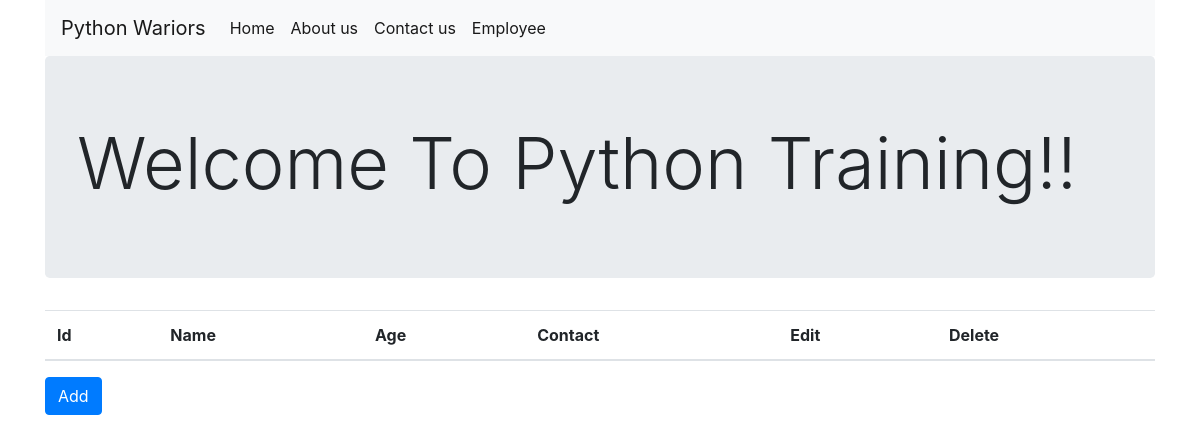
Page /employee/list on the earlier database version.
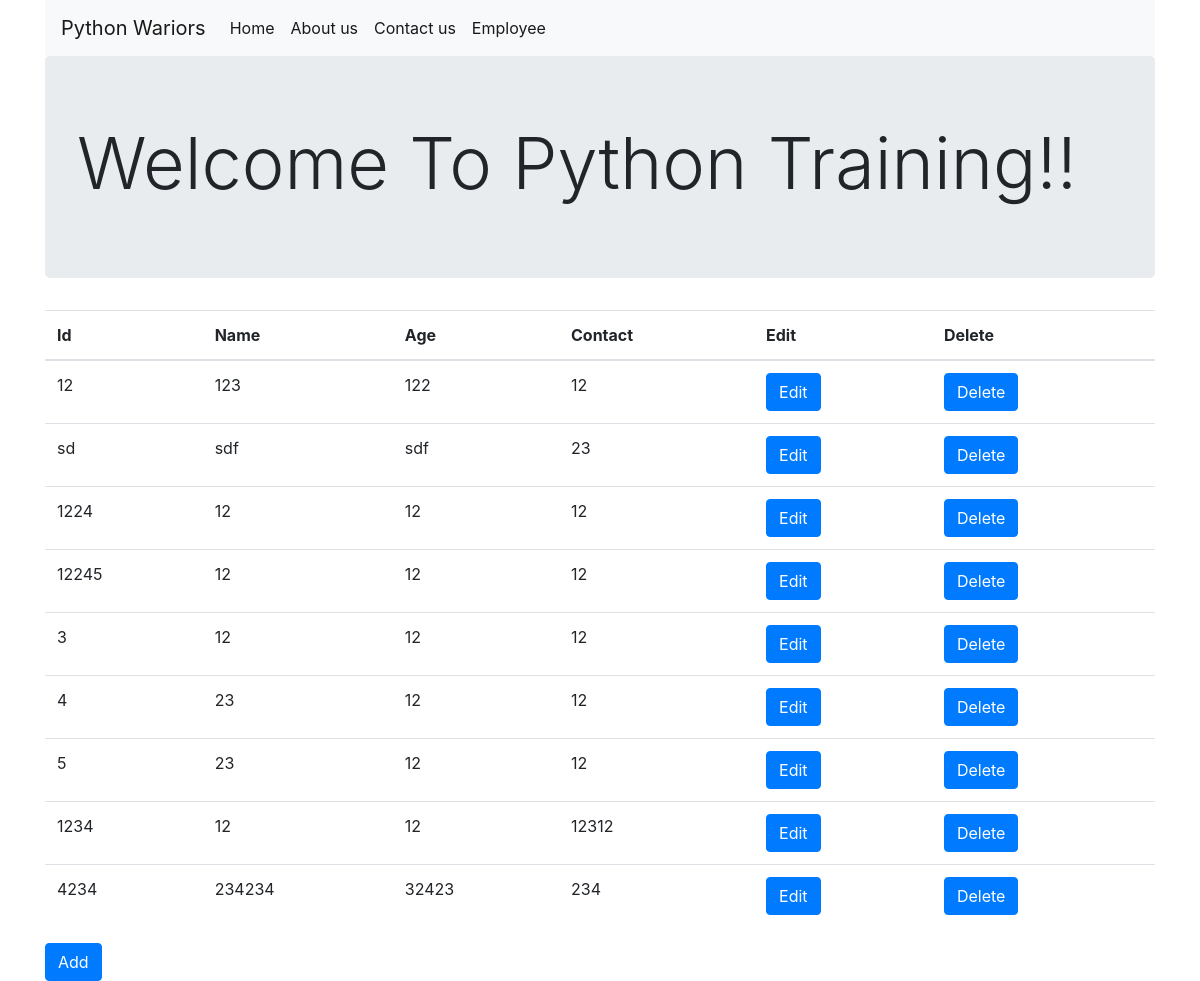
Same page on the later database version.
### template_app/models.py (models this page shows)
class Employee(models.Model):
    employee_id = models.CharField(max_length=50, unique = True)
    first_name = models.CharField(max_length=50)
    last_name = models.CharField(max_length=50)
    age = models.IntegerField()
    contact_number = models.IntegerField()
    class Meta:
        db_table = 'Employee'

### template_app/views.py (the view)
# urls.py: path('employee/list',views.employee_list, name='employeelist'),
def employee_list(request):
    data = {'employees': Employee.objects.all()}
    return render(request, 'template_app/employee-list.html',data)

### first_project/templates/template_app/employee-list.html
{% extends 'template_app/index.html' %}
{% block  body_block%}
<table class="table">
    <thead>
        <tr>
            <th>Id</th>
            <th>Name</th>
            <th>Age</th>
            <th>Contact</th>
            <th>Edit</th>
            <th>Delete</th>
        </tr>
    </thead>
    <tbody>
        {% for employee in employees%}
        <tr>
            <td>{{employee.employee_id}}</td>
            <td>{{employee.first_name}}</td>
            <td>{{employee.last_name}}</td>
            <td>{{employee.age}}</td>
            <td><a name="" id="" class="btn btn-primary" href="/employee/" role="button">Edit</a></td>
            <td><a name="" id="" class="btn btn-primary" href="/employee/" role="button">Delete</a></td>
        </tr>
        {%endfor%}
    </tbody>
</table>
<a name="" id="" class="btn btn-primary" href="/employee/" role="button">Add</a>
{% endblock %}

### first_project/templates/template_app/index.html (shortened to what this page needs)
<!doctype html>
<html lang="en">
  <head>
    <link rel="stylesheet" href="https://stackpath.bootstrapcdn.com/bootstrap/4.3.1/css/bootstrap.min.css">
  </head>
  <body>
    <div class="container">
        <nav class="navbar navbar-expand-sm navbar-light bg-light">
            <a class="navbar-brand" href="#">Python Wariors</a>
            <div class="collapse navbar-collapse" id="collapsibleNavId">
                <ul class="navbar-nav mr-auto mt-2 mt-lg-0">
                    <li class="nav-item active">
                        <a class="nav-link" href="#">Home</span></a>
                    </li>
                    <li class="nav-item active">
                        <a class="nav-link" href="{%url 'aboutus' %}">About us</a>
                    </li>
                    <li class="nav-item active">
                        <a class="nav-link" href="{%url 'contactus' %}">Contact us</a>
                    </li>
                        <li class="nav-item active">
                        <a class="nav-link" href="{%url 'employee' %}">Employee</a>
                    </li>
                </ul>
            </div>
        </nav>
        <div class="jumbotron">
            <h1 class="display-3">Welcome To Python Training!!</h1>
        </div>
        {% block  body_block%}
        {% endblock  %}
    </div>
  </body>
</html>

Differences in the rows shown:
added Employee: employee_id "12", first_name "123", last_name "122", age "12"
added Employee: employee_id "sd", first_name "sdf", last_name "sdf", age "23"
added Employee: employee_id "1224", first_name "12", last_name "12", age "12"
added Employee: employee_id "12245", first_name "12", last_name "12", age "12"
added Employee: employee_id "3", first_name "12", last_name "12", age "12"
added Employee: employee_id "4", first_name "23", last_name "12", age "12"
added Employee: employee_id "5", first_name "23", last_name "12", age "12"
added Employee: employee_id "1234", first_name "12", last_name "12", age "12312"
added Employee: employee_id "4234", first_name "234234", last_name "32423", age "234"
